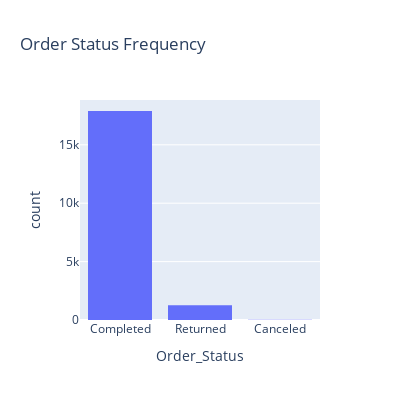

Notebook code cell kept with this figure:
### Markdown cell above
## Order Status Frequency

### Code cell
print(data.Order_Status.value_counts())
print()

# Plotting the Order Status Frequency 
px.histogram(data, x = data.Order_Status, width = 400, height = 400, title='Order Status Frequency')

### Figure 1 — Plotly figure (JSON) as saved in the notebook; plotly's stock layout.template omitted (floating-point values rounded to 4 significant figures; data arrays with more than 128 entries replaced by an {"elided": "..."} marker saying what was removed)
{"data": [{"alignmentgroup": "True", "bingroup": "x", "hovertemplate": "Order_Status=%{x}<br>count=%{y}<extra></extra>", "legendgroup": "", "marker": {"color": "#636efa"}, "name": "", "offsetgroup": "", "orientation": "v", "showlegend": false, "type": "histogram", "x": {"elided": "19185 str values"}, "xaxis": "x", "yaxis": "y"}], "layout": {"barmode": "relative", "height": 400, "legend": {"tracegroupgap": 0}, "title": {"text": "Order Status Frequency"}, "width": 400, "xaxis": {"anchor": "y", "domain": [0.0, 1.0], "title": {"text": "Order_Status"}}, "yaxis": {"anchor": "x", "domain": [0.0, 1.0], "title": {"text": "count"}}}}
